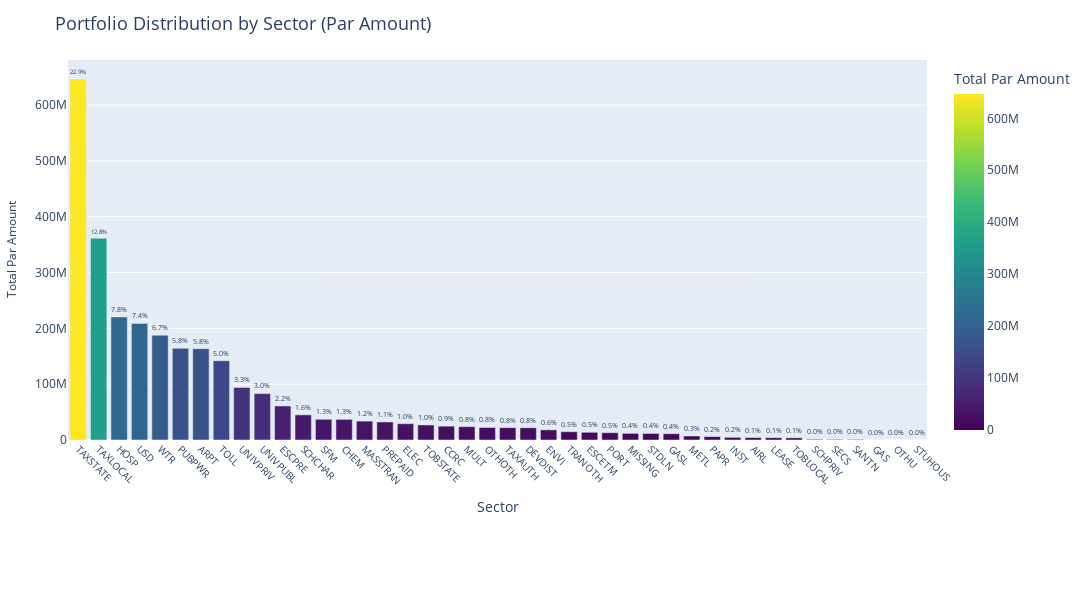

Notebook source saved alongside this figure:
### Code cell
analyze_sector_distribution(portfolio_data)

### Figure 1 — Plotly figure (JSON) as saved in the notebook; plotly's stock layout.template omitted (floating-point values rounded to 4 significant figures)
{"data": [{"alignmentgroup": "True", "hovertemplate": "Sector=%{x}<br>Total Par Amount=%{marker.color}<br>text=%{text}<extra></extra>", "legendgroup": "", "marker": {"color": [646800000.0, 361500000.0, 220451000, 208927500, 187758000, 164300000.0, 163567500, 142034000, 94273000, 83151000, 61005000, 45055000, 37105000, 37000000, 33832000, 32335000, 29180000.0, 26925000, 24785000, 23891526, 22410000, 22110000, 21890000.0, 18190000, 14820000, 13795000, 13045000, 11890000.0, 11690000.0, 11305000, 7175000, 6000000, 4734000, 4205000, 4070000, 3855000, 1160000, 1015000, 905000, 55000, 25000, 10000], "coloraxis": "coloraxis", "pattern": {"shape": ""}}, "name": "", "offsetgroup": "", "orientation": "v", "showlegend": false, "text": ["22.9%", "12.8%", "7.8%", "7.4%", "6.7%", "5.8%", "5.8%", "5.0%", "3.3%", "3.0%", "2.2%", "1.6%", "1.3%", "1.3%", "1.2%", "1.1%", "1.0%", "1.0%", "0.9%", "0.8%", "0.8%", "0.8%", "0.8%", "0.6%", "0.5%", "0.5%", "0.5%", "0.4%", "0.4%", "0.4%", "0.3%", "0.2%", "0.2%", "0.1%", "0.1%", "0.1%", "0.0%", "0.0%", "0.0%", "0.0%", "0.0%", "0.0%"], "textfont": {"size": 10}, "textposition": "outside", "type": "bar", "x": ["TAXSTATE", "TAXLOCAL", "HOSP", "USD", "WTR", "PUBPWR", "ARPT", "TOLL", "UNIVPRIV", "UNIVPUBL", "ESCPRE", "SCHCHAR", "SFM", "CHEM", "MASSTRAN", "PREPAID", "ELEC", "TOBSTATE", "CCRC", "MULT", "OTHOTH", "TAXAUTH", "DEVDIST", "ENVI", "TRANOTH", "ESCETM", "PORT", "MISSING", "STDLN", "GASL", "METL", "PAPR", "INST", "AIRL", "LEASE", "TOBLOCAL", "SCHPRIV", "SECS", "SANTN", "GAS", "OTHU", "STUHOUS"], "xaxis": "x", "y": [646800000.0, 361500000.0, 220451000, 208927500, 187758000, 164300000.0, 163567500, 142034000, 94273000, 83151000, 61005000, 45055000, 37105000, 37000000, 33832000, 32335000, 29180000.0, 26925000, 24785000, 23891526, 22410000, 22110000, 21890000.0, 18190000, 14820000, 13795000, 13045000, 11890000.0, 11690000.0, 11305000, 7175000, 6000000, 4734000, 4205000, 4070000, 3855000, 1160000, 1015000, 905000, 55000, 25000, 10000], "yaxis": "y"}], "layout": {"barmode": "relative", "coloraxis": {"colorbar": {"title": {"text": "Total Par Amount"}}, "colorscale": [[0, "#440154"], [0.1111, "#482878"], [0.2222, "#3e4989"], [0.3333, "#31688e"], [0.4444, "#26828e"], [0.5556, "#1f9e89"], [0.6667, "#35b779"], [0.7778, "#6ece58"], [0.8889, "#b5de2b"], [1, "#fde725"]]}, "height": 600, "legend": {"tracegroupgap": 0}, "margin": {"b": 160, "l": 40, "r": 40, "t": 60}, "showlegend": false, "title": {"font": {"size": 18}, "text": "Portfolio Distribution by Sector (Par Amount)"}, "width": 1400, "xaxis": {"anchor": "y", "domain": [0, 1], "tickangle": 45, "tickfont": {"size": 10}, "title": {"text": "Sector"}}, "yaxis": {"anchor": "x", "domain": [0, 1], "title": {"font": {"size": 12}, "text": "Total Par Amount"}}}}
